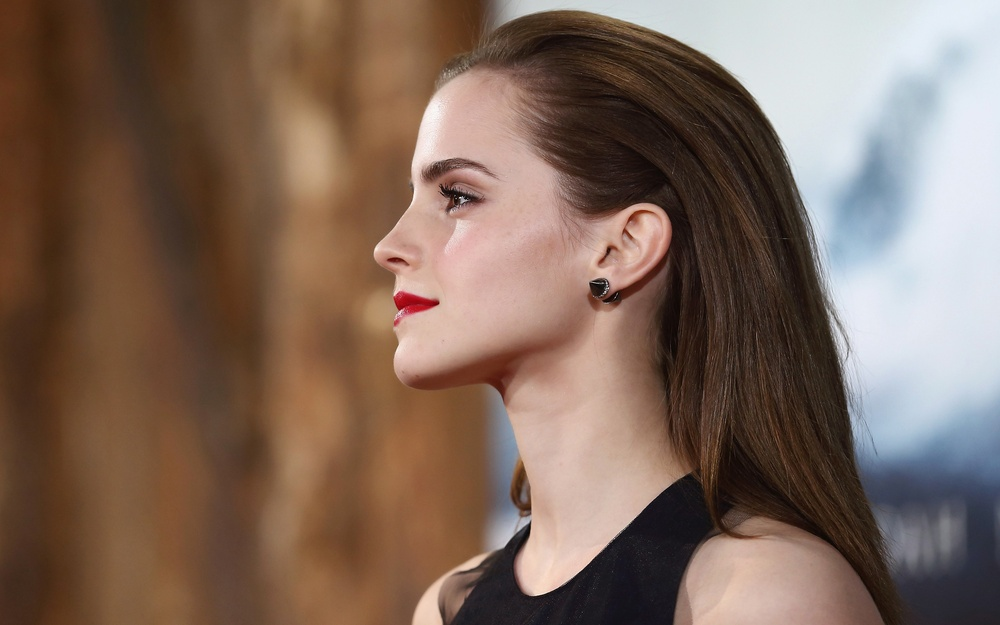
#> input picture emma.jpg, 1000 x 625 px, shrunk from 2880 x 1800 before the run
$ python obamicon2.py
#> lines starting #> are read from the running program, lines starting #| are printed output that depends on the picture
from PIL import Image

# Import image.
my_image = Image.open("emma.jpg") #change IMAGENAME to the path on your computer to the image you're using
#> my_image is the input picture: PIL image 1000x625 RGB; mean R, G, B 127, 104.3, 91.2
image_list = my_image.getdata() #each pixel is represented in the form (red value, green value, blue value, transparency). You don't need the fourth value.
image_list = list(image_list) #Turns the sequence above into a list. The list can be iterated through in a loop.
#> image_list = 625000 items

#recolored = [] #list that will hold the pixel data for the new image.
recolored = []

#YOUR CODE to loop through the original list of pixels and build a new list based on intensity should go here.

pixelColor=0
def intensify():
    for i in image_list:
        pixel= i[1]+100
        recolored.append((i[0], i[1], pixel))
#> this loop made 625000 passes
#> (i, pixel) on passes 1 to 3: ((91, 49, 25), 149), ((91, 49, 25), 149), ((90, 48, 23), 148)
#> after the loop, recolored = 625000 items
    return recolored


intensify()

# Create a new image using the recolored list. Display and save the image.
new_image = Image.new("RGB", my_image.size) #Creates a new image that will be the same size as the original image.
#> new_image: PIL image 1000x625 RGB; every value is 0
new_image.putdata(recolored) #Adds the data from the recolored list to the image.
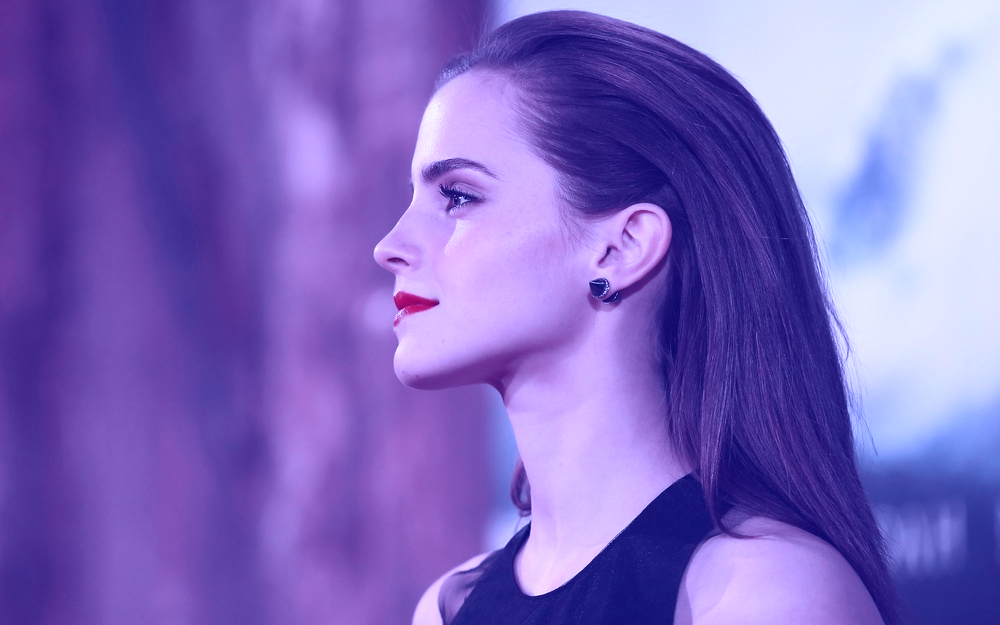
#> new_image: PIL image 1000x625 RGB; mean R, G, B 127, 104.3, 192.2
new_image.show() #show the new image on the screen
new_image.save("recolored.jpg", "jpeg") #save the new image as "recolored.jpg"
